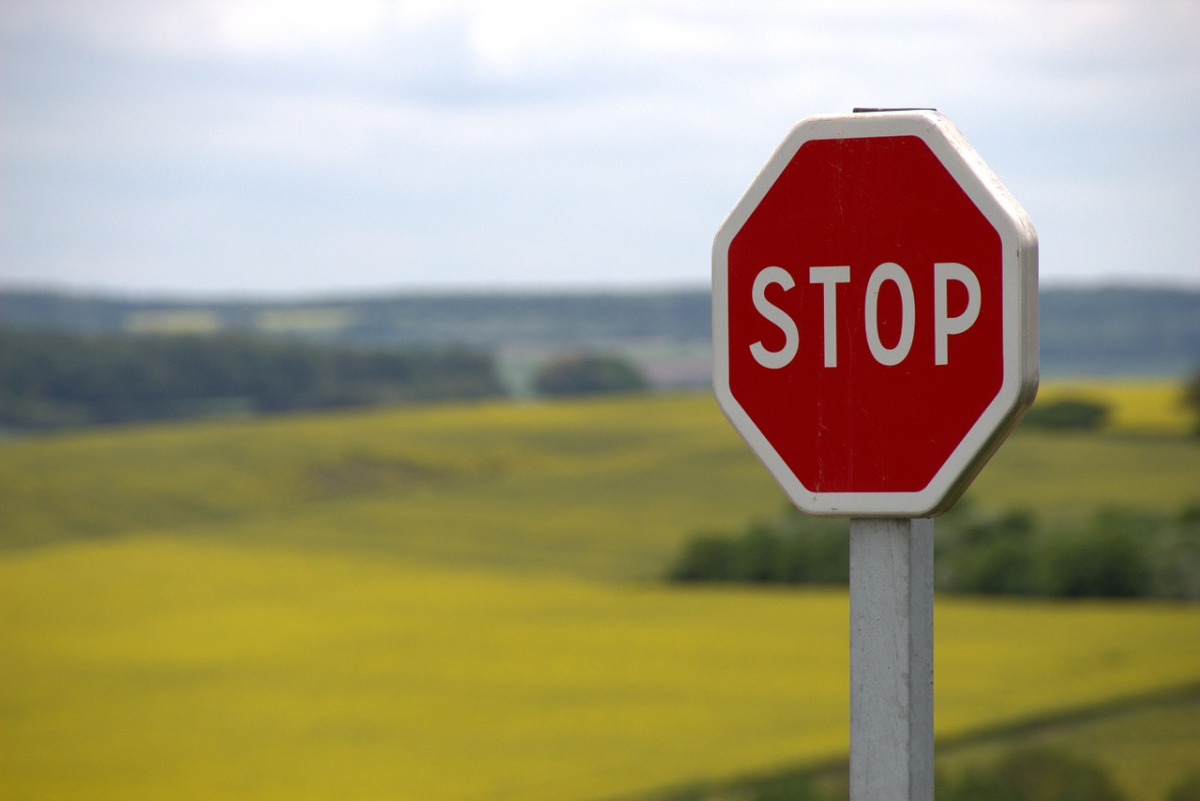
#> input picture lesson_assignments/perspective_transform/stopsign.jpg, 1200 x 801 px
$ jupyter execute --allow-errors perspective.ipynb   (older library calls are emulated)
#> lines starting #> are read from the running program, lines starting #| are printed output that depends on the picture
[cell 1]
import numpy as np
import cv2
import matplotlib.pyplot as plt
import matplotlib.image as mpimg

img = mpimg.imread('stopsign.jpg')
#> img is the input picture: shape (801, 1200, 3); mean R, G, B 161, 151.2, 118.9
plt.imshow(img)

[cell 2]
gray = cv2.cvtColor(img, cv2.COLOR_RGB2GRAY)
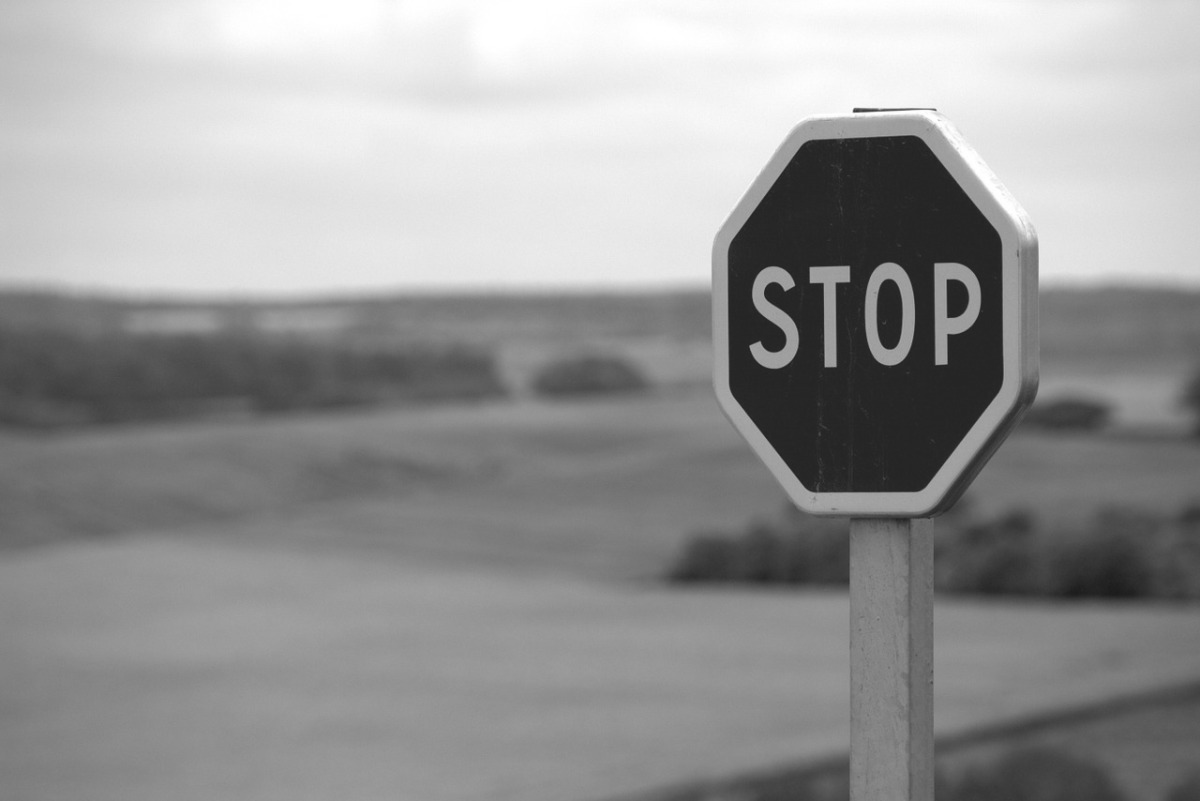
#> gray: shape (801, 1200); min 27, max 255, mean 150.4
plt.imshow(gray, cmap='gray')

[cell 3]
sobelx = cv2.Sobel(gray, cv2.CV_64F, 1, 0)
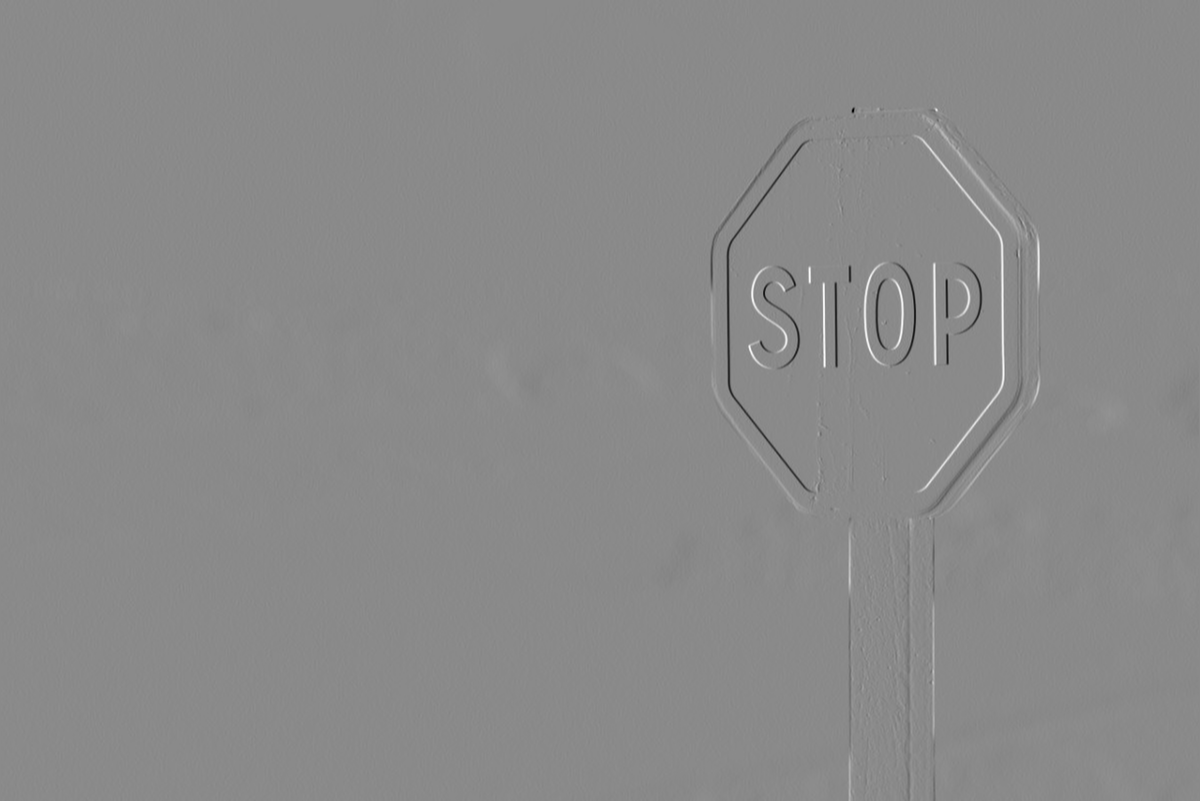
#> sobelx: shape (801, 1200) float64; min -602, max 509, mean -0.1; drawn with min black and max white
sobely = cv2.Sobel(gray, cv2.CV_64F, 0, 1)
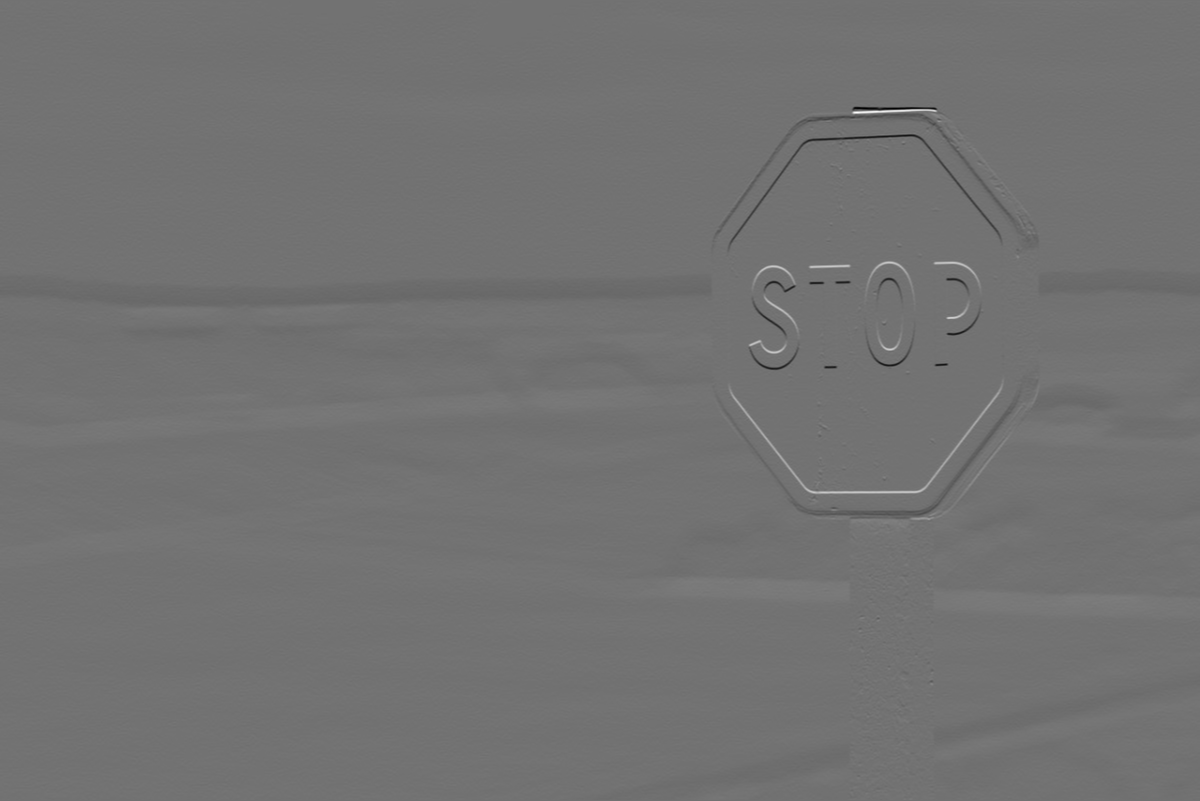
#> sobely: shape (801, 1200) float64; min -607, max 742, mean -1.3; drawn with min black and max white
abs_sobelx = np.absolute(sobelx)
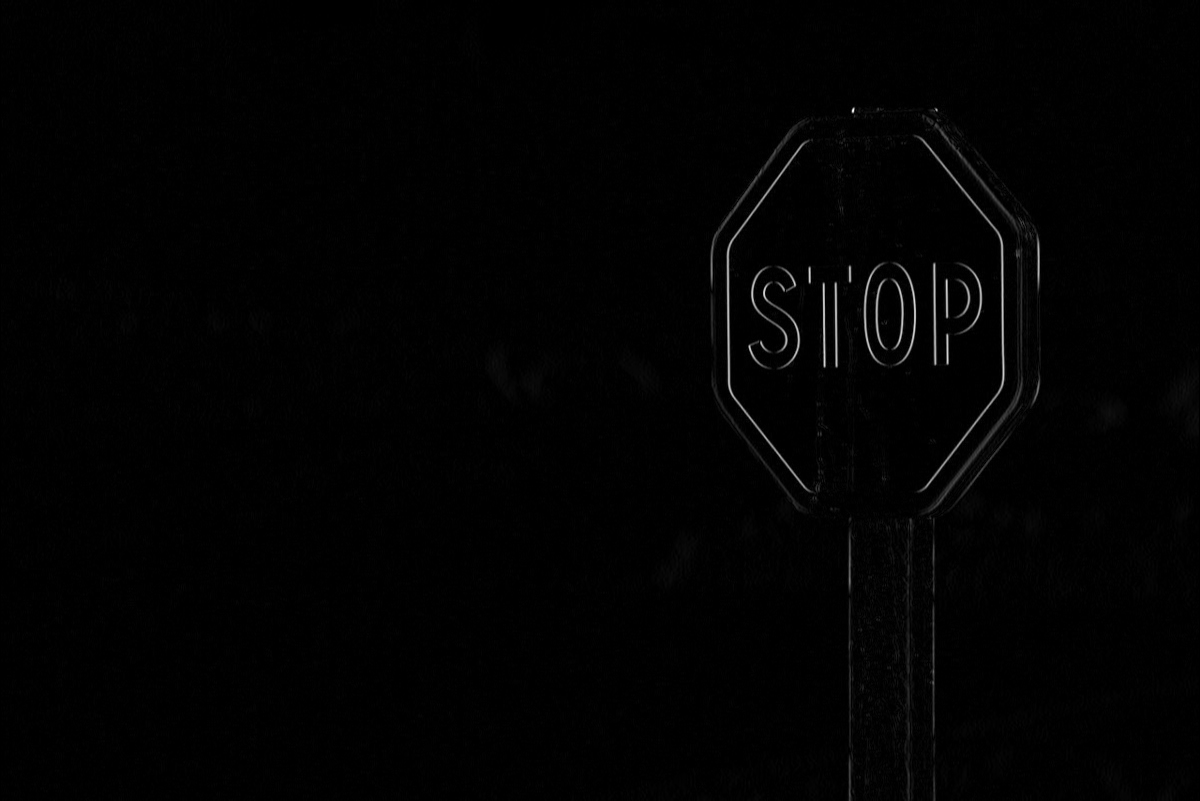
#> abs_sobelx: shape (801, 1200) float64; min 0, max 602, mean 6; drawn with min black and max white
scaled_sobel = np.uint8(255 * abs_sobelx / np.max(abs_sobelx))

[cell 4]
thresh_min = 20
thresh_max = 100
sxbinary = np.zeros_like(scaled_sobel)
sxbinary[(scaled_sobel >= thresh_min) & (scaled_sobel <= thresh_max)] = 1
plt.imshow(sxbinary, cmap='gray')
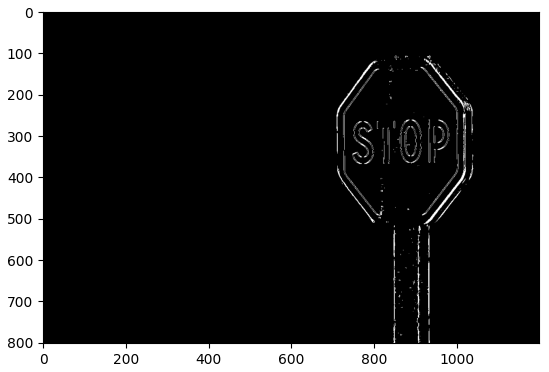
#> figure drawn by matplotlib, 1 panel

$ run again, with lesson_assignments/perspective_transform/signs_vehicles_xygrad.png saved as lesson_assignments/perspective_transform/stopsign.jpg
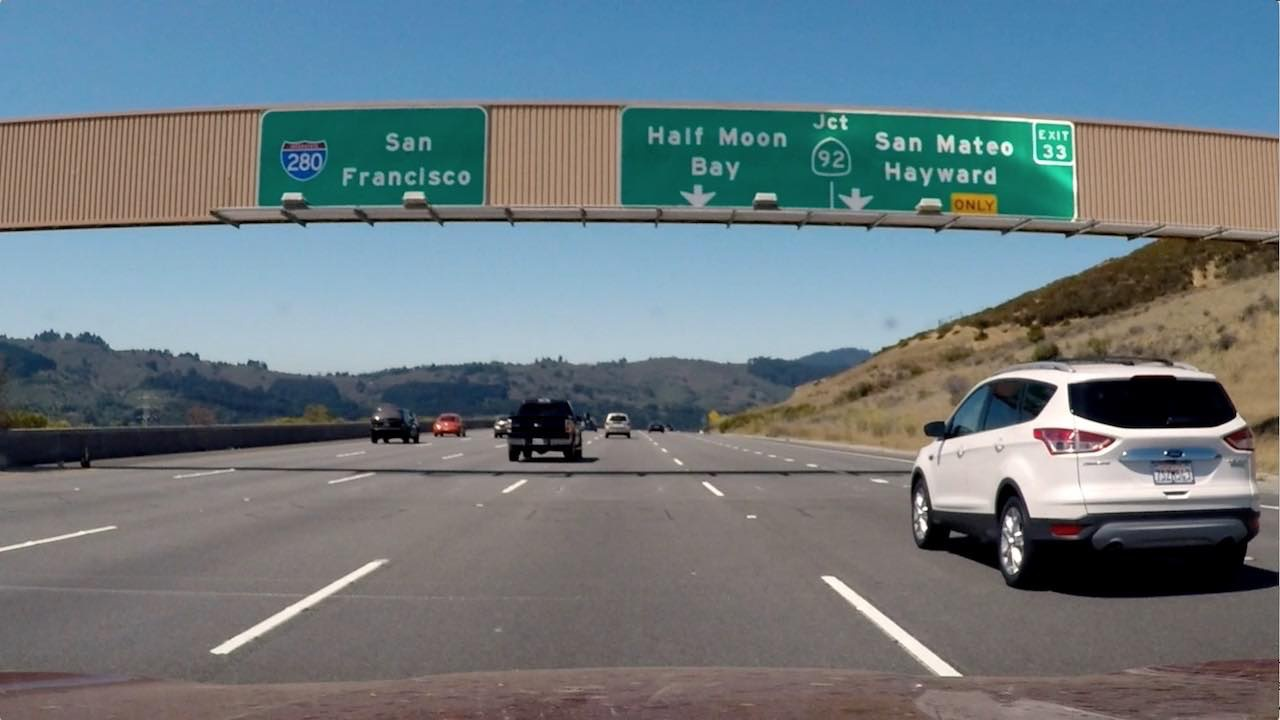
#> input picture lesson_assignments/perspective_transform/signs_vehicles_xygrad.png, 1280 x 720 px
#> img is the input picture: shape (720, 1280, 3); mean R, G, B 109.2, 121.6, 127.4
#> `sobely = cv2.Sobel(gray, cv2.CV_64F, 0, 1)`:
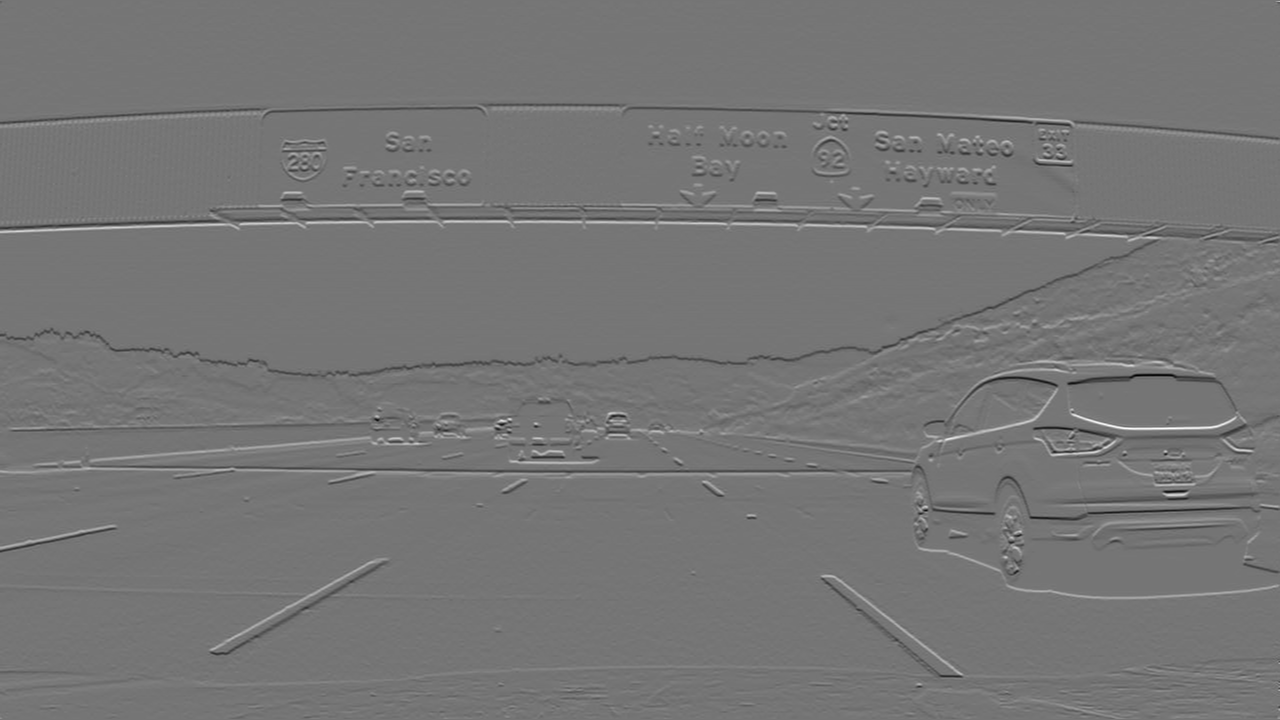
#> sobely: shape (720, 1280) float64; min -794, max 924, mean -0.3; drawn with min black and max white
#> `[cell 4] thresh_min = 20 thresh_max = 100 sxbinary = np.zeros_like(sca..`:
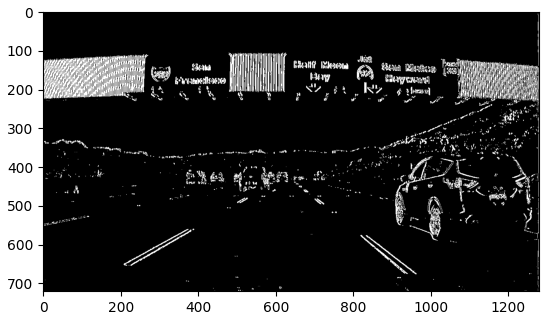
#> figure drawn by matplotlib, 1 panel
